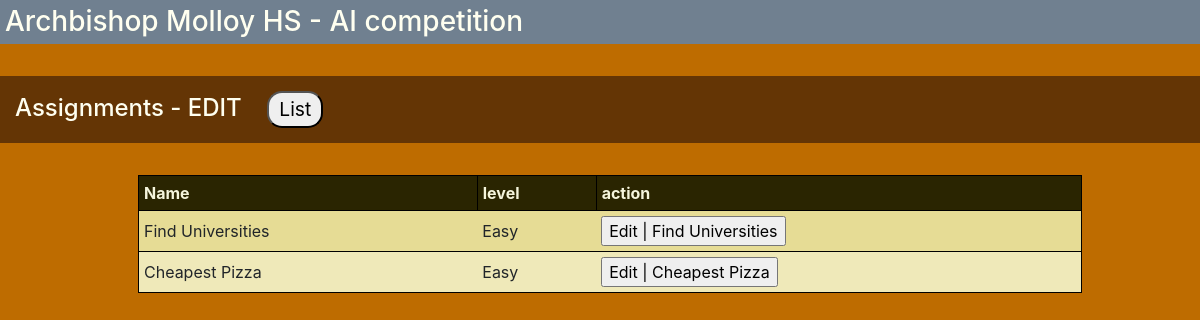
/admin_edit, run on an earlier commit of the app's database.
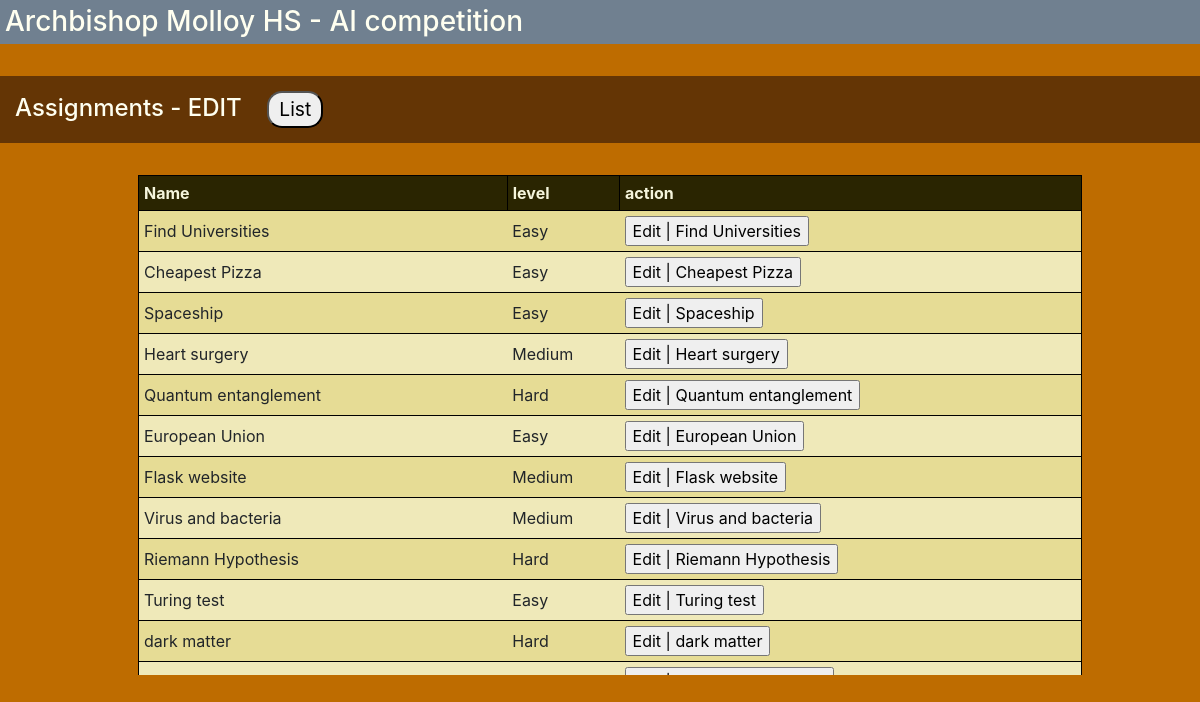
And on a later commit of the database.
### tables this page shows
CREATE TABLE assignments (id INTEGER PRIMARY KEY AUTOINCREMENT, name TEXT, description TEXT, level TEXT);

### flask_app.py (the view, shortened to what this page needs)
@app.route('/admin_edit', methods=['GET', 'POST'])
def admin_edit():
    name = ""
    description = ""
    level = ""
    assignments = get_assignments()
    return render_template('edit.html',
                           assignments=assignments,
                           name=name,
                           description=description,
                           level=level)

### db.py (called while the page is built)
def get_db():
    if 'db' not in g:
        g.db = sqlite3.connect('mydatabase.db')
        g.db.row_factory = sqlite3.Row
    return g.db

def get_assignments():
    db = get_db()
    cursor = db.cursor()
    cursor.execute("SELECT * FROM assignments")
    assignments = cursor.fetchall()
    return assignments

### templates/edit.html (shortened to what this page needs)
{% extends 'layout.html' %}
{% block content %}
    <h3>Archbishop Molloy HS - AI competition</h3>
    <br>
    <h4>
        Assignments - EDIT  &nbsp;&nbsp;
        <a href="{{ url_for('admin' ) }}"><button>List</button></a>
    </h4>
    <br>
    <div class="list">
        <form class="indent20" action="{{ url_for('admin_edit') }}" method="post">
            <table>
                <tr><th>Name</th><th>level</th><th>action</th></tr>
                {% for a in assignments %}
                    <tr>
                        <td title="{{ a.description }}">{{ a.name }}</td>
                        <td>{{ a.level }}</td>
                        <td><input type="submit" value="Edit | {{ a.name }}" name="action"></td>
                    </tr>
                {% endfor %}
            </table>
        </form>
        <br><br><br><br><br><br><br><br>
    </div>
    <br>
    {% endblock %}

What changed in the data, as far as the page shows it:
added assignments: name "Spaceship", level "Easy", action "Edit | Spaceship"
added assignments: name "Heart surgery", level "Medium", action "Edit | Heart surgery"
added assignments: name "Quantum entanglement", level "Hard", action "Edit | Quantum entanglement"
added assignments: name "European Union", level "Easy", action "Edit | European Union"
added assignments: name "Flask website", level "Medium", action "Edit | Flask website"
added assignments: name "Virus and bacteria", level "Medium", action "Edit | Virus and bacteria"
added assignments: name "Riemann Hypothesis", level "Hard", action "Edit | Riemann Hypothesis"
added assignments: name "Turing test", level "Easy", action "Edit | Turing test"
added assignments: name "dark matter", level "Hard", action "Edit | dark matter"
added assignments: action "Edit | Age of the Universe"
